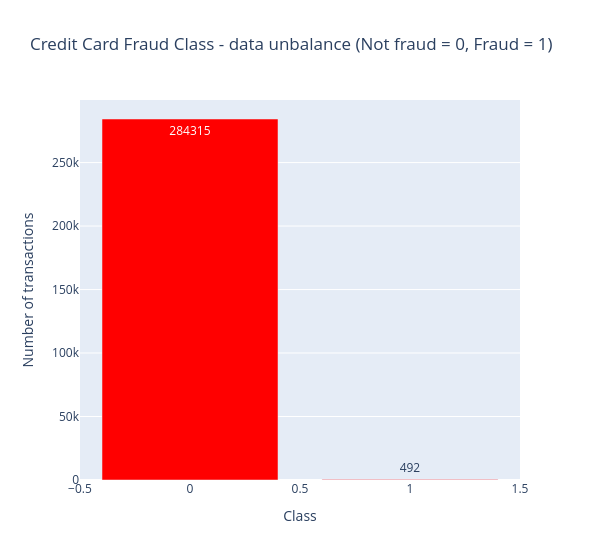

Source (notebook cell):
### Code cell
temp = data_df["Class"].value_counts()
df = pd.DataFrame({'Class': temp.index,'values': temp.values})

trace = go.Bar(
    x = df['Class'],y = df['values'],
    name="Credit Card Fraud Class - data unbalance (Not fraud = 0, Fraud = 1)",
    marker=dict(color="Red"),
    text=df['values']
)
data = [trace]
layout = dict(title = 'Credit Card Fraud Class - data unbalance (Not fraud = 0, Fraud = 1)',
          xaxis = dict(title = 'Class', showticklabels=True),
          yaxis = dict(title = 'Number of transactions'),
          hovermode = 'closest',width=600
         )
fig = dict(data=data, layout=layout)
iplot(fig, filename='class')

### Figure 1 — Plotly figure (JSON) as saved in the notebook; plotly's stock layout.template omitted (floating-point values rounded to 4 significant figures)
{"data": [{"marker": {"color": "Red"}, "name": "Credit Card Fraud Class - data unbalance (Not fraud = 0, Fraud = 1)", "text": [284315, 492], "x": [0, 1], "y": [284315, 492], "type": "bar"}], "layout": {"hovermode": "closest", "title": {"text": "Credit Card Fraud Class - data unbalance (Not fraud = 0, Fraud = 1)"}, "width": 600, "xaxis": {"showticklabels": true, "title": {"text": "Class"}}, "yaxis": {"title": {"text": "Number of transactions"}}}}
